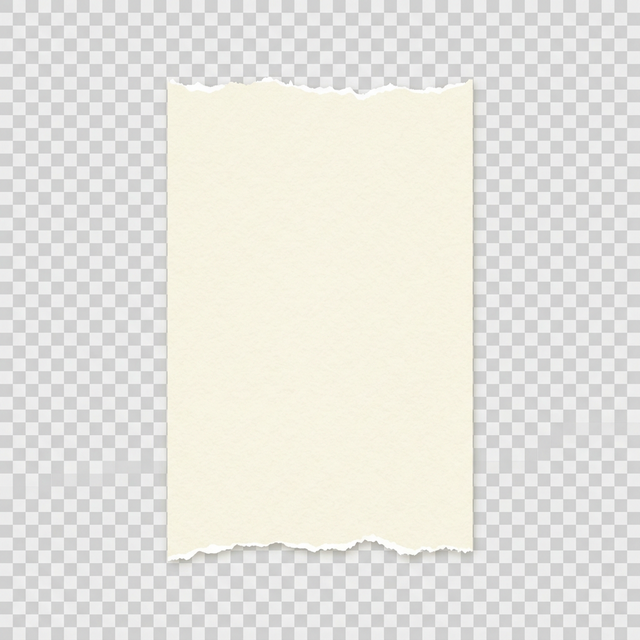
#> input picture p1.1/art_assets/ticket_template.png, 640 x 640 px, found by its file name
$ python crop_ticket_deep.py
#> lines starting #> are read from the running program, lines starting #| are printed output that depends on the picture
"""Crop ticket template aggressively."""
import os
from PIL import Image

path = r"d:\TEST\Interesting Somehow Recipe\p2\public\assets\ticket_template.png"
if os.path.exists(path):
    img = Image.open(path).convert("RGBA")
    width, height = img.size
#> width = 640; height = 640

    # Looking at the proportions, the paper is often in the center with huge margins.
    # Let's crop 80 pixels from left/right, and 40 from top/bottom to be sure we hit the paper.
    cropped = img.crop((100, 50, width - 100, height - 50))
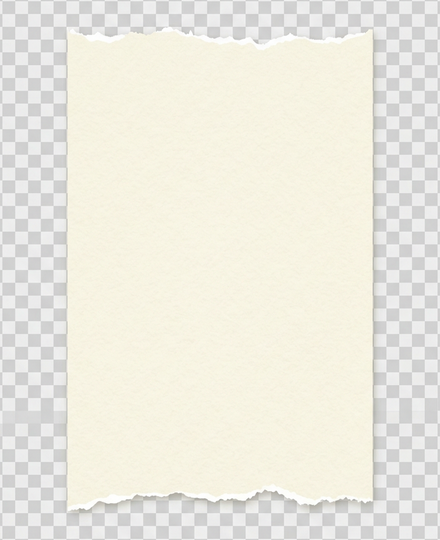
#> cropped: PIL image 440x540 RGBA; mean R, G, B, A 236.3, 234.3, 224.1, 255
    cropped.save(path)

    print("Ticket template successfully deep-cropped to remove borders.")
else:
    print("Ticket file not found!")

$ run again, with p1.1/art_assets/bg_counter.png copied over p1.1/art_assets/ticket_template.png
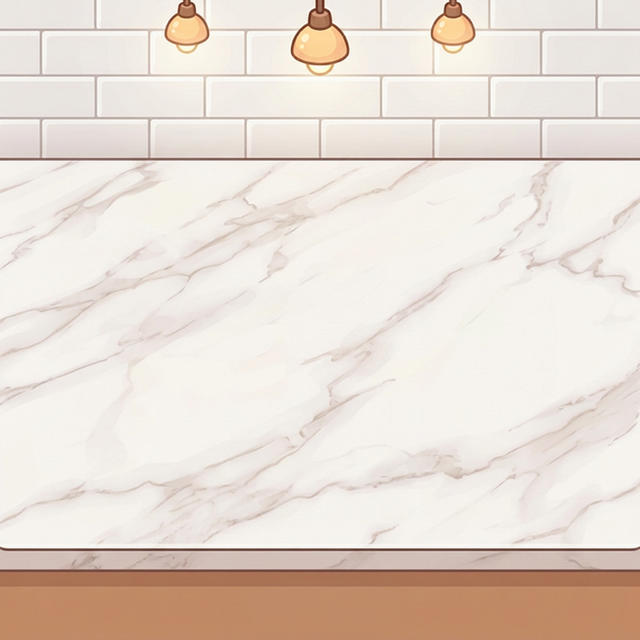
#> input picture p1.1/art_assets/bg_counter.png, 640 x 640 px, found by its file name
#> `cropped = img.crop((100, 50, width - 100, height - 50))`:
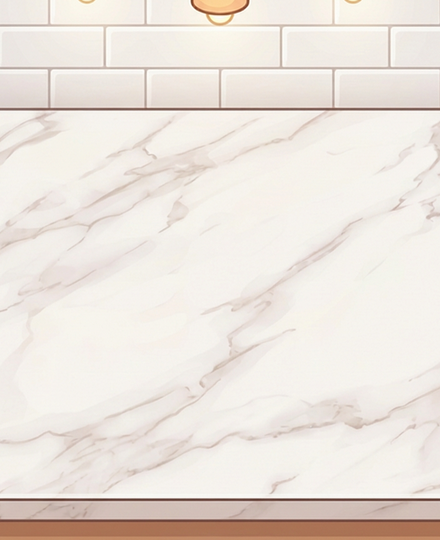
#> cropped: PIL image 440x540 RGBA; mean R, G, B, A 235.5, 227.6, 220.4, 255

$ run again, with p1.1/art_assets/deco_pendant_light.png copied over p1.1/art_assets/ticket_template.png
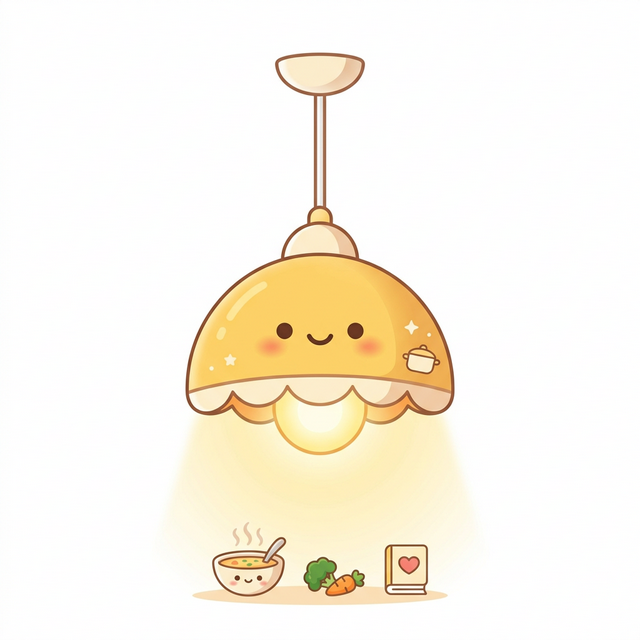
#> input picture p1.1/art_assets/deco_pendant_light.png, 640 x 640 px, found by its file name
#> `cropped = img.crop((100, 50, width - 100, height - 50))`:
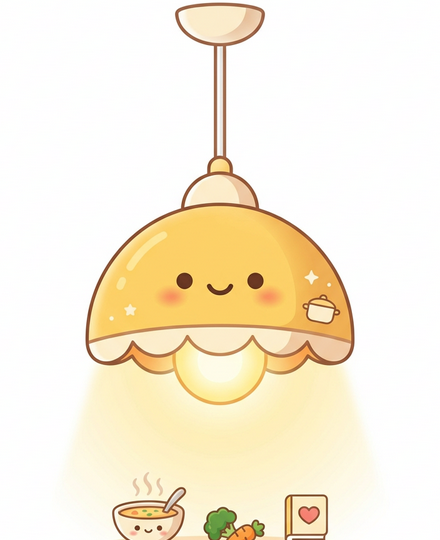
#> cropped: PIL image 440x540 RGBA; mean R, G, B, A 249.1, 239.2, 218.3, 255
